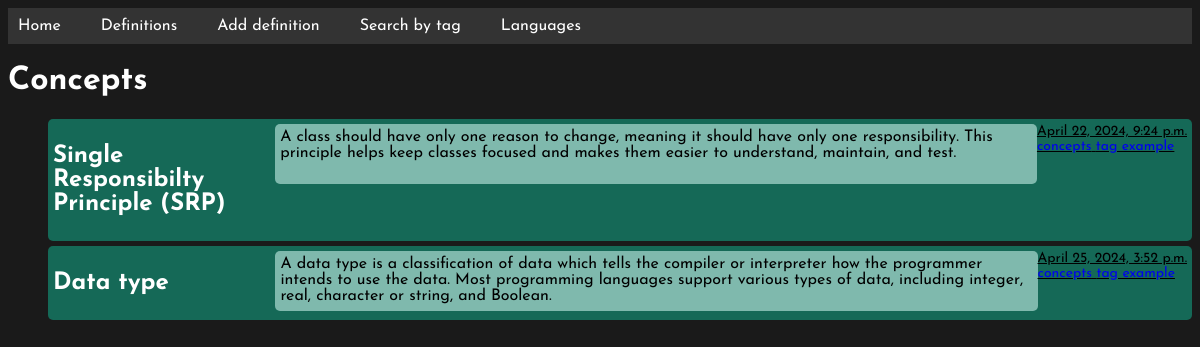
Page /tag_definitions/Concepts/ on the committed database.
### fields/models.py (models this page shows, shortened)
class Tag(models.Model):
    tag_name = models.CharField(max_length=100)
    def __str__(self):
        return self.tag_name

class Field(models.Model):
    id = models.AutoField(primary_key=True)
    title = models.CharField(max_length=50, null=False, blank=False)
    definition = models.TextField(null=False, blank=False)
    created_date = models.DateTimeField(auto_now_add = True)
    tags = models.ManyToManyField(Tag, blank=True, null=True, related_name='fields')

### fields/views.py (the view)
# urls.py: path('tag_definitions/<str:tag_name>/', views.tag_definitions_vw, name='tag_definitions_url'),
def tag_definitions_vw(request, tag_name = None):
    tag = None
    fields_with_tag = None
    form = TagForm()
    tag = Tag.objects.get(tag_name=tag_name)
    fields_with_tag = Field.objects.filter(tags=tag)
    return render(request, 'tag_definitions.html', {'tag': tag, 'fields_with_tag': fields_with_tag, 'form':form})

### fields/templates/tag_definitions.html
{% extends 'navbar.html' %}
{% block content %}
    <h1>{{ tag }}</h1>
    <ul>
        {% for field in fields_with_tag %}
            {% include 'definition_item.html' %}
        {% endfor %}
    </ul>
{% endblock %}

### fields/templates/definition_item.html
<li class="item">
    <span class="title"><h2>{{ field.title }}</h2></span>
<div class="definition-wrapper">
    <div class="definition">{{ field.definition }}</div>
</div>
<span class="date">{{ field.created_date }}<br>
    <a class="tags" href="/">concepts</a>
    <a class="tags" href="/">tag example</a>
</span>
</li>

### fields/templates/navbar.html (style rules this page uses)
body { font-family: 'Josefin Sans', sans-serif; background-color: #1a1a1a; }
h1, h2, P, li { color: white; }
h1 { color: white; }
.item { display: flex; background-color: #156957; border-radius: 5px; padding: 5px; margin-bottom: 5px; align-items: flex-start; color: black; }
.title { border-top-left-radius: 5px; border-bottom-left-radius: 5px; flex: 1; }
.definition-wrapper { display: flex; flex-grow: 3; background-color: #156957; }
.definition { background-color: #7fb9ad; padding: 5px 5px; border-radius: 5px; white-space: pre-line; margin-left: 5px; width: 100px; flex-grow: 3; line-height: 0.9w; min-height: 50px; }
.date { font-size: 14px; text-decoration: underline; display: block; }
.tags { text-decoration: none !important; }

### rows in the picture
Tag: tag_name "Concepts"
Field: title "Single Responsibilty Principle (SRP)", definition "A class should have only one reason to change, meaning it should have only one responsibility. This principle helps keep classes focused and makes them easier to understand, maintain, and test.", created_date "April 22, 2024, 9:24 p.m."
Field: title "Data type", definition "A data type is a classification of data which tells the compiler or interpreter how the programmer intends to use the data. Most programming languages support various types of data, including integer, real, character or string, and Boolean.", created_date "April 25, 2024, 3:52 p.m."
